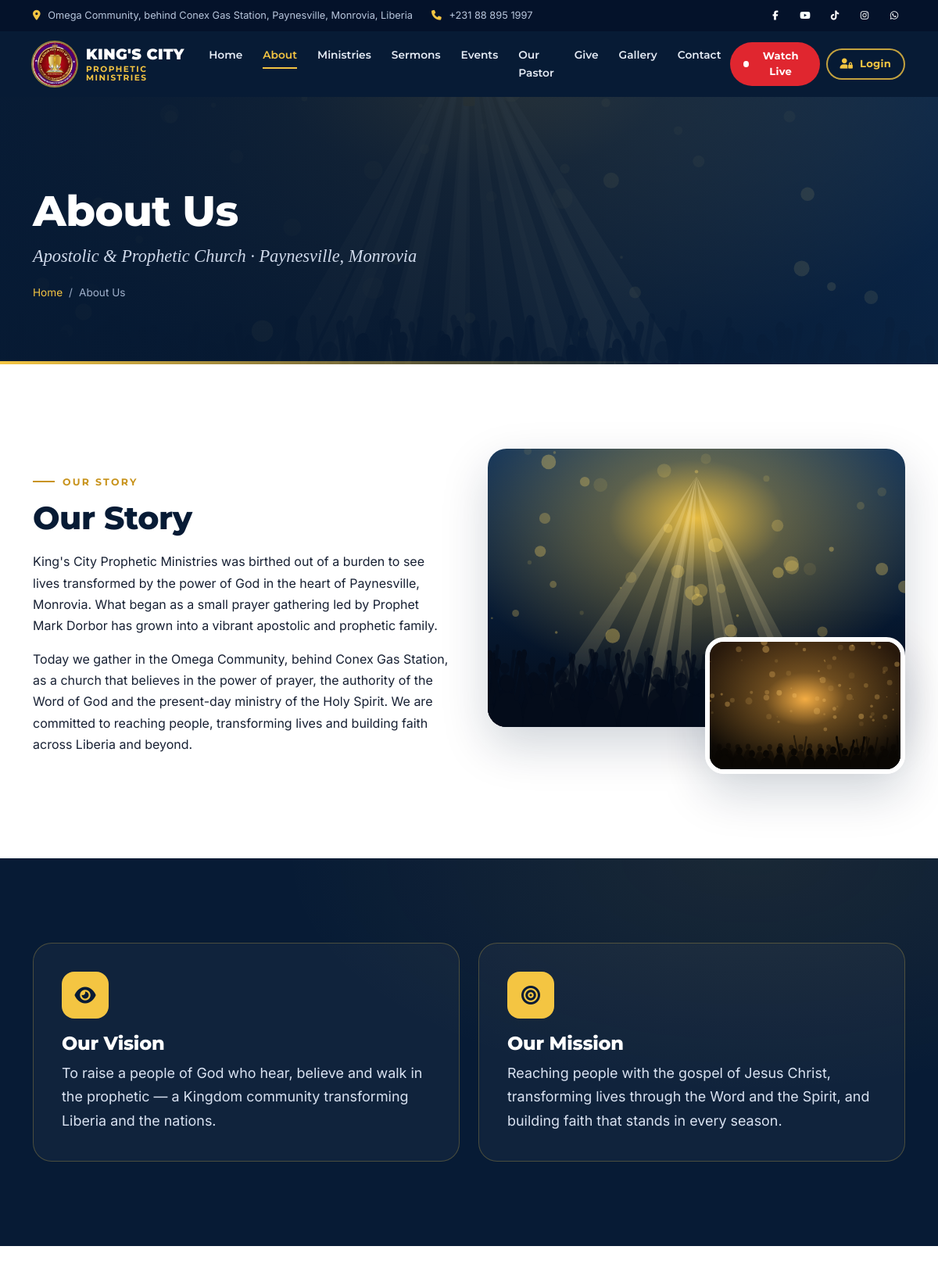
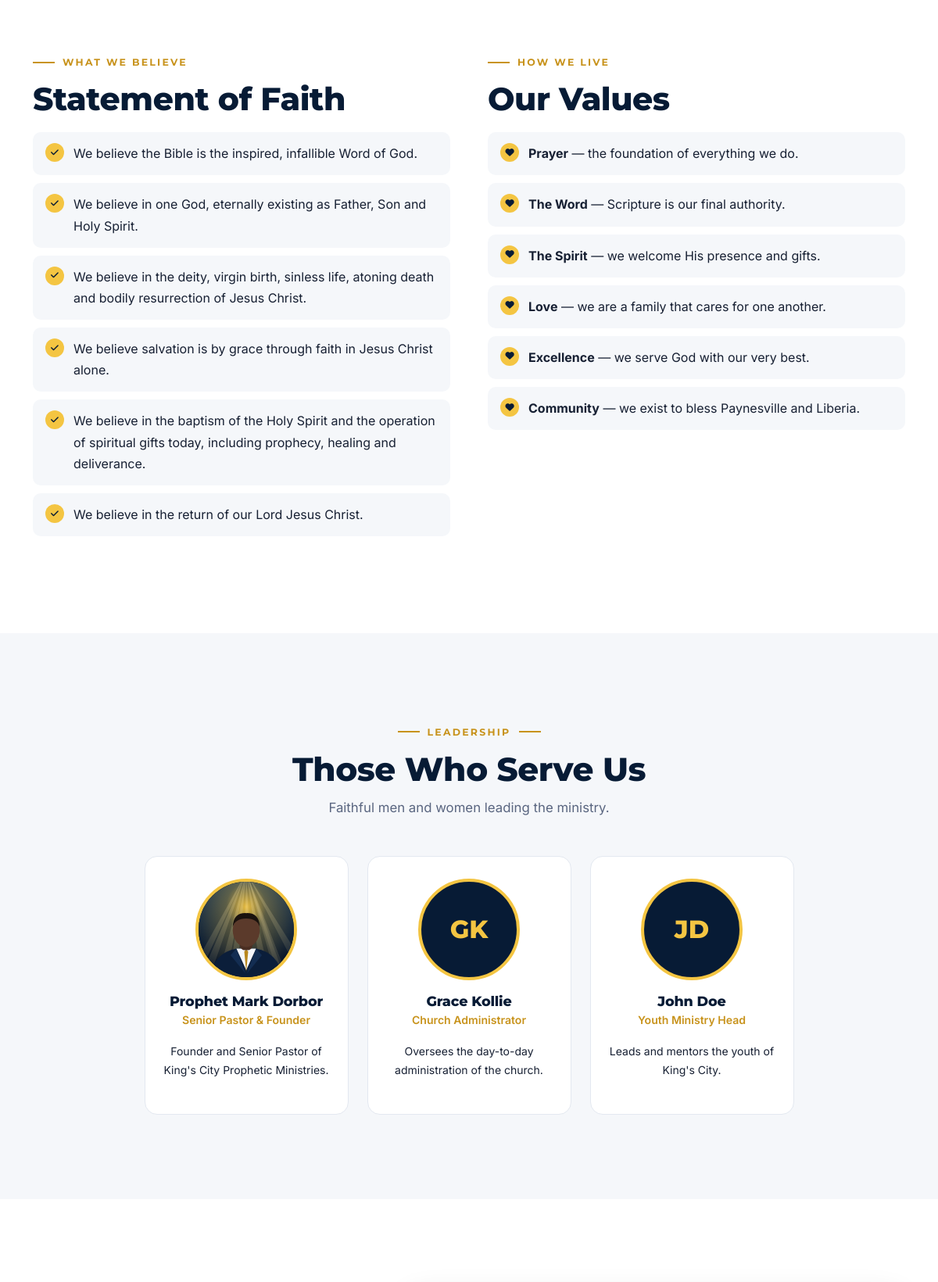
Page /about.php (upper part) on the committed database (2 pictures, top to bottom).
### tables this page shows
CREATE TABLE social_links (
  id         INT UNSIGNED AUTO_INCREMENT PRIMARY KEY,
  platform   VARCHAR(40) NOT NULL,
  url        VARCHAR(255) NOT NULL,
  icon       VARCHAR(60) NOT NULL,
  sort_order SMALLINT NOT NULL DEFAULT 0,
  is_active  TINYINT(1) NOT NULL DEFAULT 1
);

CREATE TABLE pages (
  id               INT UNSIGNED AUTO_INCREMENT PRIMARY KEY,
  slug             VARCHAR(120) NOT NULL UNIQUE,
  title            VARCHAR(200) NOT NULL,
  content          MEDIUMTEXT NULL,
  meta_description VARCHAR(300) NULL,
  updated_by       INT UNSIGNED NULL,
  created_at       TIMESTAMP NOT NULL DEFAULT CURRENT_TIMESTAMP,
  updated_at       TIMESTAMP NOT NULL DEFAULT CURRENT_TIMESTAMP ON UPDATE CURRENT_TIMESTAMP,
  FOREIGN KEY (updated_by) REFERENCES users(id) ON DELETE SET NULL
);

CREATE TABLE leaders (
  id         INT UNSIGNED AUTO_INCREMENT PRIMARY KEY,
  name       VARCHAR(120) NOT NULL,
  position   VARCHAR(120) NOT NULL,
  photo      VARCHAR(255) NULL,
  bio        TEXT NULL,
  sort_order SMALLINT NOT NULL DEFAULT 0,
  is_active  TINYINT(1) NOT NULL DEFAULT 1,
  created_at TIMESTAMP NOT NULL DEFAULT CURRENT_TIMESTAMP,
  updated_at TIMESTAMP NOT NULL DEFAULT CURRENT_TIMESTAMP ON UPDATE CURRENT_TIMESTAMP
);

### includes/functions.php (called while the page is built, shortened)
<?php
function config(string $key, mixed $default = null): mixed
{
    $value = $GLOBALS['__config'] ?? [];
    foreach (explode('.', $key) as $part) {
        $value = $value[$part];
    }
    return $value;
}
function base_url(): string
{
    static $base = null;
    if ($base !== null) {
        return $base;
    }
    $scheme = is_https() ? 'https' : 'http';
    $host = $_SERVER['HTTP_HOST'] ?? 'localhost';
    $docRoot = str_replace('\\', '/', (string) realpath($_SERVER['DOCUMENT_ROOT'] ?? ''));
    $appRoot = str_replace('\\', '/', (string) realpath(APP_ROOT));
    $path = ($docRoot !== '' && stripos($appRoot, $docRoot) === 0) ? substr($appRoot, strlen($docRoot)) : '';
    return $base = $scheme . '://' . $host . rtrim($path, '/');
}
function url(string $path = ''): string
{
    return base_url() . '/' . ltrim($path, '/');
}
function media_url(?string $path, string $fallback = 'assets/images/placeholders/worship.svg'): string
{
    $path = trim((string) $path);
    if ($path === '') {
        return url($fallback);
    }
    return url($path);
}
function is_https(): bool
{
    return (!empty($_SERVER['HTTPS']) && $_SERVER['HTTPS'] !== 'off')
        || (($_SERVER['HTTP_X_FORWARDED_PROTO'] ?? '') === 'https');
}
function e(mixed $value): string
{
    return htmlspecialchars((string) $value, ENT_QUOTES | ENT_SUBSTITUTE, 'UTF-8');
}
function sanitize_html(?string $html): string
{
    $html = (string) $html;
    $allowed = ['p', 'br', 'strong', 'b', 'em', 'i', 'u', 'ul', 'ol', 'li', 'h2', 'h3', 'h4', 'blockquote', 'a', 'hr'];
    $doc = new DOMDocument();
    $doc->loadHTML('<?xml encoding="UTF-8"><div id="__root">' . $html . '</div>', LIBXML_HTML_NOIMPLIED | LIBXML_HTML_NODEFDTD);
    $root = $doc->getElementById('__root');
    $walk = function (DOMNode $node) use (&$walk, $allowed, $doc) {
        foreach (iterator_to_array($node->childNodes) as $child) {
            if ($child instanceof DOMElement) {
                $tag = strtolower($child->tagName);
            }
        }
    };
    $out = '';
    foreach ($root->childNodes as $child) {
        $out .= $doc->saveHTML($child);
    }
    return $out;
}
function settings(): array
{
    static $cache = null;
    if ($cache === null) {
        try {
            $cache = array_column(DB::all('SELECT setting_key, setting_value FROM church_settings'), 'setting_value', 'setting_key');
        } catch (Throwable $e) {
            $cache = [];
        }
    }
    return $cache;
}
function setting(string $key, string $default = ''): string
{
    $v = settings()[$key] ?? null;
    return ($v === null || $v === '') ? $default : (string) $v;
}
function social_links(): array
{
    static $cache = null;
    return $cache ??= DB::all('SELECT * FROM social_links WHERE is_active = 1 ORDER BY sort_order, id');
}
function initials(string $name): string
{
    $parts = preg_split('/\s+/', trim($name));
    return strtoupper(mb_substr($parts[0] ?? '', 0, 1) . mb_substr(end($parts) ?: '', 0, 1));
}

### config/database.php (called while the page is built, shortened)
<?php
final class DB
{
    private static ?PDO $pdo = null;
    public static function pdo(): PDO
    {
        if (self::$pdo === null) {
            $c = config('db');
            $dsn = sprintf('mysql:host=%s;port=%d;dbname=%s;charset=%s', $c['host'], $c['port'], $c['name'], $c['charset']);
            self::$pdo = new PDO($dsn, $c['user'], $c['pass'], [
                PDO::ATTR_ERRMODE            => PDO::ERRMODE_EXCEPTION,
                PDO::ATTR_DEFAULT_FETCH_MODE => PDO::FETCH_ASSOC,
                PDO::ATTR_EMULATE_PREPARES   => false,
            ]);
        }
        return self::$pdo;
    }
    public static function query(string $sql, array $params = []): PDOStatement
    {
        $stmt = self::pdo()->prepare($sql);
        $stmt->execute($params);
        return $stmt;
    }
    public static function all(string $sql, array $params = []): array
    {
        return self::query($sql, $params)->fetchAll();
    }
    public static function one(string $sql, array $params = []): ?array
    {
        $row = self::query($sql, $params)->fetch();
        return $row === false ? null : $row;
    }
}

### includes/bootstrap.php (called while the page is built, shortened)
<?php
require_once __DIR__ . '/functions.php';
require_once __DIR__ . '/../config/database.php';
require_once __DIR__ . '/components.php';
spl_autoload_register(function (string $class) {
    foreach (['models', 'controllers'] as $dir) {
        $file = APP_ROOT . "/$dir/$class.php";
        if (is_file($file)) {
            return;
        }
    }
});
if (!defined('ADMIN_AREA') && PHP_SAPI !== 'cli' && setting('maintenance_mode') === '1' && !current_user()) {
    render_error_page(503, 'Under Maintenance', 'Our website is being updated. Please check back soon. God bless you!');
}

### models/HeroVideo.php (called while the page is built, shortened)
<?php
class HeroVideo extends Model
{
    public static function active(string $page = 'home'): ?array
    {
        static $cache = [];
        if (!array_key_exists($page, $cache)) {
            $cache[$page] = DB::one('SELECT * FROM hero_videos WHERE page = ? AND is_active = 1 ORDER BY updated_at DESC LIMIT 1', [$page]);
        }
        return $cache[$page];
    }
    public static function hasVideo(?array $v): bool
    {
        return $v && ($v['video_mp4'] || $v['video_webm']);
    }
}

### models/Page.php (called while the page is built, shortened)
<?php
class Page extends Model
{
    public static function many(array $slugs): array
    {
        $rows = DB::all('SELECT * FROM pages WHERE slug IN (' . implode(',', array_fill(0, count($slugs), '?')) . ')', $slugs);
        return array_column($rows, null, 'slug');
    }
}

### about.php (the view, shortened to what this page needs)
<?php
require __DIR__ . '/includes/bootstrap.php';
$blocks = Page::many(['our-story', 'vision', 'mission', 'statement-of-faith', 'values']);
$leaders = DB::all('SELECT * FROM leaders WHERE is_active = 1 ORDER BY sort_order, name');
require __DIR__ . '/includes/header.php';
echo page_banner('About Us', setting('church_tagline') . ' · ' . setting('city'), 'assets/images/placeholders/hero-poster.svg', [], 'about');
?>
<section class="section">
  <div class="container">
    <div class="row g-5 align-items-center">
      <div class="col-lg-6" data-aos="fade-right">
        <span class="eyebrow">Our Story</span>
        <h2 class="display-title"><?= e($blocks['our-story']['title'] ?? 'Our Story') ?></h2>
        <div class="rich-text"><?= sanitize_html($blocks['our-story']['content'] ?? '') ?></div>
      </div>
      <div class="col-lg-6" data-aos="zoom-in">
        <div class="stacked-images">
          <img src="<?= e(media_url(setting('welcome_image'), 'assets/images/placeholders/worship.svg')) ?>" alt="Worship service at <?= e(setting('church_name')) ?>" loading="lazy" width="560" height="420">
          <img src="<?= e(url('assets/images/placeholders/prayer.svg')) ?>" alt="" class="small-img" loading="lazy" width="300" height="220">
        </div>
      </div>
    </div>
  </div>
</section>
<section class="section bg-navy">
  <div class="container">
    <div class="row g-4">
      <?php foreach ([['vision', 'fa-eye', 'Our Vision'], ['mission', 'fa-bullseye', 'Our Mission']] as $i => [$slug, $icon, $label]): ?>
        <div class="col-md-6" data-aos="<?= $i ? 'fade-left' : 'fade-right' ?>">
          <div class="vm-card h-100"><span class="vm-icon"><i class="fa-solid <?= $icon ?>" aria-hidden="true"></i></span>
            <h2><?= e($label) ?></h2><div class="rich-text"><?= sanitize_html($blocks[$slug]['content'] ?? '') ?></div></div>
        </div>
      <?php endforeach; ?>
    </div>
  </div>
</section>
<section class="section" id="faith">
  <div class="container">
    <div class="row g-5">
      <div class="col-lg-6" data-aos="fade-up">
        <span class="eyebrow">What We Believe</span>
        <h2 class="display-title"><?= e($blocks['statement-of-faith']['title'] ?? 'Statement of Faith') ?></h2>
        <div class="rich-text check-list"><?= sanitize_html($blocks['statement-of-faith']['content'] ?? '') ?></div>
      </div>
      <div class="col-lg-6" data-aos="fade-up" data-aos-delay="150">
        <span class="eyebrow">How We Live</span>
        <h2 class="display-title"><?= e($blocks['values']['title'] ?? 'Our Values') ?></h2>
        <div class="rich-text values-list"><?= sanitize_html($blocks['values']['content'] ?? '') ?></div>
      </div>
    </div>
  </div>
</section>
<?php if ($leaders): ?>
<section class="section bg-soft">
  <div class="container">
    <?= section_heading('Leadership', 'Those Who Serve Us', 'Faithful men and women leading the ministry.') ?>
    <div class="row g-4 justify-content-center">
      <?php foreach ($leaders as $i => $l): ?>
        <div class="col-sm-6 col-lg-3" data-aos="fade-up" data-aos-delay="<?= $i * 80 ?>">
          <div class="leader-card">
            <?php if ($l['photo']): ?><img src="<?= e(media_url($l['photo'])) ?>" alt="Portrait of <?= e($l['name']) ?>" loading="lazy" width="300" height="300">
            <?php else: ?><div class="leader-initials" aria-hidden="true"><?= e(initials($l['name'])) ?></div><?php endif; ?>
            <h3><?= e($l['name']) ?></h3><p class="role"><?= e($l['position']) ?></p>
            <?php if ($l['bio']): ?><p class="small"><?= e($l['bio']) ?></p><?php endif; ?>
          </div>
        </div>
      <?php endforeach; ?>
    </div>
  </div>
</section>
<?php endif; ?>
<section class="section">
  <div class="container">
    <div class="row g-4 align-items-center">
    </div>
  </div>
</section>
<?php require __DIR__ . '/includes/footer.php'; ?>

### includes/components.php (shortened to what this page needs)
<?php
function logo_url(): string
{
    return media_url(setting('logo'), 'assets/images/logo.jpg');
}
function logo_img(int $size, string $class = '', string $alt = ''): string
{
    return '<img src="' . e(logo_url()) . '" alt="' . e($alt) . '" width="' . $size . '" height="' . $size . '" class="logo-round ' . e($class) . '">';
}
function section_heading(string $eyebrow, string $title, string $sub = '', string $align = 'center', bool $light = false): string
{
    return '<div class="section-heading text-' . e($align) . ($light ? ' is-light' : '') . '" data-aos="fade-down">'
        . ($eyebrow ? '<span class="eyebrow">' . e($eyebrow) . '</span>' : '')
        . '<h2>' . e($title) . '</h2>' . ($sub ? '<p>' . e($sub) . '</p>' : '') . '</div>';
}
function bg_video_tag(?array $hero, string $class = 'bg-video'): string
{
    if (!HeroVideo::hasVideo($hero)) {
        return '';
    }
    $poster = media_url($hero['poster'], 'assets/images/placeholders/hero-poster.svg');
    return '<video class="' . e($class) . '" autoplay muted loop playsinline preload="none" poster="' . e($poster) . '" aria-hidden="true" tabindex="-1" data-bg-video'
        . ' data-mobile-src="' . e($hero['video_mobile'] ? media_url($hero['video_mobile']) : '') . '">'
        . ($hero['video_webm'] ? '<source data-src="' . e(media_url($hero['video_webm'])) . '" type="video/webm">' : '')
        . ($hero['video_mp4'] ? '<source data-src="' . e(media_url($hero['video_mp4'])) . '" type="video/mp4">' : '')
        . '</video>';
}
function page_banner(string $title, string $subtitle = '', string $image = 'assets/images/placeholders/hero-poster.svg', array $crumbs = [], string $heroPage = ''): string
{
    $hero = $heroPage ? HeroVideo::active($heroPage) : null;
    $video = bg_video_tag($hero);
    $crumbHtml = '<nav aria-label="Breadcrumb"><ol class="breadcrumb"><li class="breadcrumb-item"><a href="' . e(url()) . '">Home</a></li>';
    $crumbHtml .= '<li class="breadcrumb-item active" aria-current="page">' . e($title) . '</li></ol></nav>';
    return '<section class="page-banner' . ($video ? ' has-video' : '') . '" style="--banner:url(\'' . e(media_url($image)) . '\')">' . $video . '<div class="container">'
        . '<h1 data-aos="fade-up">' . e($title) . '</h1>' . ($subtitle ? '<p data-aos="fade-up" data-aos-delay="100">' . e($subtitle) . '</p>' : '')
        . '<div data-aos="fade-up" data-aos-delay="150">' . $crumbHtml . '</div></div></section>';
}
function social_icons(string $class = 'social-icons'): string
{
    $html = '<ul class="' . e($class) . '">';
    foreach (social_links() as $s) {
        $html .= '<li><a href="' . e($s['url']) . '" target="_blank" rel="noopener" aria-label="' . e($s['platform']) . '"><i class="fa-brands ' . e($s['icon']) . '" aria-hidden="true"></i></a></li>';
    }
    return $html . '</ul>';
}

### rows in the picture
pages: title "Our Story", content "King's City Prophetic Ministries was birthed out of a burden to see lives transformed by the power of God in the heart of Paynesville, Monrovia. What began as a small prayer gathering led by Prophet Mark Dorbor has grown into a vibrant apostolic and prophetic family. Today we gather in the Omega Community, behind Conex Gas Station, as a church that believes in the power of prayer, the authority of the Word of God and the present-day ministry of the Holy Spirit. We are committed to reaching people, transforming lives and building faith across Liberia and beyond."
pages: content "To raise a people of God who hear, believe and walk in the prophetic — a Kingdom community transforming Liberia and the nations."
pages: content "Reaching people with the gospel of Jesus Christ, transforming lives through the Word and the Spirit, and building faith that stands in every season."
pages: title "Statement of Faith", content "We believe the Bible is the inspired, infallible Word of God. We believe in one God, eternally existing as Father, Son and Holy Spirit. We believe in the deity, virgin birth, sinless life, atoning death and bodily resurrection of Jesus Christ. We believe salvation is by grace through faith in Jesus Christ alone. We believe in the baptism of the Holy Spirit and the operation of spiritual gifts today, including prophecy, healing and deliverance. We believe in the return of our Lord Jesus Christ."
pages: title "Our Values", content "Prayer — the foundation of everything we do. The Word — Scripture is our final authority. The Spirit — we welcome His presence and gifts. Love — we are a family that cares for one another. Excellence — we serve God with our very best. Community — we exist to bless Paynesville and Liberia."
leaders: photo (picture), name "Prophet Mark Dorbor", position "Senior Pastor & Founder", bio "Founder and Senior Pastor of King's City Prophetic Ministries."
leaders: name "GK", name "Grace Kollie", position "Church Administrator", bio "Oversees the day-to-day administration of the church."
leaders: name "JD", name "John Doe", position "Youth Ministry Head", bio "Leads and mentors the youth of King's City."

### other values in the picture
church_address_line() "Omega Community, behind Conex Gas Station, Paynesville, Monrovia, Liberia"
setting('phone') "+231 88 895 1997"
$shortName "KING'S CITY"
$restName "PROPHETIC MINISTRIES"
$label "Home"
$label "About"
$label "Ministries"
$label "Sermons"
$label "Events"
$label "Our Pastor"
$label "Give"
$label "Gallery"
$label "Contact"
$title "About Us"
$subtitle "Apostolic & Prophetic Church · Paynesville, Monrovia"
